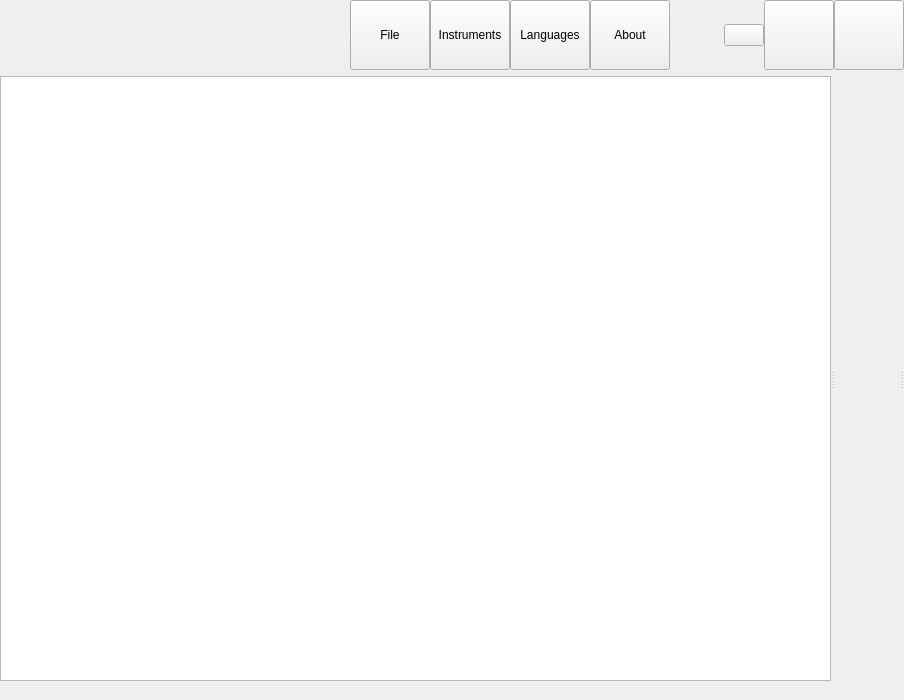
<?xml version="1.0" encoding="UTF-8"?>
<ui version="4.0">
 <class>MainWindow</class>
 <widget class="QMainWindow" name="MainWindow">
  <property name="geometry">
   <rect>
    <x>0</x>
    <y>0</y>
    <width>904</width>
    <height>700</height>
   </rect>
  </property>
  <property name="windowTitle">
   <string>IPS-configurator</string>
  </property>
  <property name="styleSheet">
   <string notr="true"/>
  </property>
  <widget class="QWidget" name="centralwidget">
   <layout class="QGridLayout" name="gridLayout_3">
    <property name="leftMargin">
     <number>0</number>
    </property>
    <property name="topMargin">
     <number>0</number>
    </property>
    <property name="rightMargin">
     <number>0</number>
    </property>
    <property name="bottomMargin">
     <number>0</number>
    </property>
    <item row="0" column="0">
     <widget class="QWidget" name="w_top_menu" native="true">
      <property name="maximumSize">
       <size>
        <width>16777215</width>
        <height>70</height>
       </size>
      </property>
      <property name="styleSheet">
       <string notr="true"/>
      </property>
      <layout class="QGridLayout" name="gridLayout_4">
       <property name="leftMargin">
        <number>0</number>
       </property>
       <property name="topMargin">
        <number>0</number>
       </property>
       <property name="rightMargin">
        <number>0</number>
       </property>
       <property name="bottomMargin">
        <number>0</number>
       </property>
       <property name="spacing">
        <number>0</number>
       </property>
       <item row="0" column="0">
        <widget class="QWidget" name="w_block_logo" native="true">
         <property name="minimumSize">
          <size>
           <width>350</width>
           <height>70</height>
          </size>
         </property>
         <property name="maximumSize">
          <size>
           <width>350</width>
           <height>70</height>
          </size>
         </property>
         <property name="styleSheet">
          <string notr="true"/>
         </property>
         <layout class="QHBoxLayout" name="hlay2">
          <property name="spacing">
           <number>0</number>
          </property>
          <property name="leftMargin">
           <number>0</number>
          </property>
          <property name="topMargin">
           <number>0</number>
          </property>
          <property name="rightMargin">
           <number>0</number>
          </property>
          <property name="bottomMargin">
           <number>0</number>
          </property>
         </layout>
        </widget>
       </item>
       <item row="0" column="1">
        <widget class="QPushButton" name="b_file">
         <property name="minimumSize">
          <size>
           <width>0</width>
           <height>70</height>
          </size>
         </property>
         <property name="cursor">
          <cursorShape>PointingHandCursor</cursorShape>
         </property>
         <property name="styleSheet">
          <string notr="true"/>
         </property>
         <property name="text">
          <string>File</string>
         </property>
        </widget>
       </item>
       <item row="0" column="2">
        <widget class="QPushButton" name="b_instruments">
         <property name="minimumSize">
          <size>
           <width>0</width>
           <height>70</height>
          </size>
         </property>
         <property name="cursor">
          <cursorShape>PointingHandCursor</cursorShape>
         </property>
         <property name="text">
          <string>Instruments</string>
         </property>
        </widget>
       </item>
       <item row="0" column="3">
        <widget class="QPushButton" name="b_lang">
         <property name="minimumSize">
          <size>
           <width>0</width>
           <height>70</height>
          </size>
         </property>
         <property name="cursor">
          <cursorShape>PointingHandCursor</cursorShape>
         </property>
         <property name="text">
          <string>Languages</string>
         </property>
        </widget>
       </item>
       <item row="0" column="4">
        <widget class="QPushButton" name="b_about">
         <property name="minimumSize">
          <size>
           <width>0</width>
           <height>70</height>
          </size>
         </property>
         <property name="cursor">
          <cursorShape>PointingHandCursor</cursorShape>
         </property>
         <property name="text">
          <string>About</string>
         </property>
        </widget>
       </item>
       <item row="0" column="5">
        <spacer name="hs_top">
         <property name="orientation">
          <enum>Qt::Horizontal</enum>
         </property>
         <property name="sizeHint" stdset="0">
          <size>
           <width>40</width>
           <height>20</height>
          </size>
         </property>
        </spacer>
       </item>
       <item row="0" column="6">
        <widget class="QWidget" name="w_close_hide" native="true">
         <layout class="QHBoxLayout" name="horizontalLayout">
          <property name="spacing">
           <number>0</number>
          </property>
          <property name="leftMargin">
           <number>0</number>
          </property>
          <property name="topMargin">
           <number>0</number>
          </property>
          <property name="rightMargin">
           <number>0</number>
          </property>
          <property name="bottomMargin">
           <number>0</number>
          </property>
          <item>
           <widget class="QPushButton" name="c_compress">
            <property name="text">
             <string/>
            </property>
           </widget>
          </item>
          <item>
           <widget class="QPushButton" name="f_folding">
            <property name="minimumSize">
             <size>
              <width>70</width>
              <height>70</height>
             </size>
            </property>
            <property name="maximumSize">
             <size>
              <width>70</width>
              <height>70</height>
             </size>
            </property>
            <property name="cursor">
             <cursorShape>PointingHandCursor</cursorShape>
            </property>
            <property name="toolTip">
             <string>Turn</string>
            </property>
            <property name="styleSheet">
             <string notr="true"/>
            </property>
            <property name="text">
             <string/>
            </property>
           </widget>
          </item>
          <item>
           <widget class="QPushButton" name="b_exit">
            <property name="minimumSize">
             <size>
              <width>70</width>
              <height>70</height>
             </size>
            </property>
            <property name="maximumSize">
             <size>
              <width>70</width>
              <height>70</height>
             </size>
            </property>
            <property name="cursor">
             <cursorShape>PointingHandCursor</cursorShape>
            </property>
            <property name="toolTip">
             <string>Exit</string>
            </property>
            <property name="styleSheet">
             <string notr="true"/>
            </property>
            <property name="text">
             <string/>
            </property>
           </widget>
          </item>
         </layout>
        </widget>
       </item>
      </layout>
     </widget>
    </item>
    <item row="1" column="0">
     <widget class="QSplitter" name="sp2">
      <property name="orientation">
       <enum>Qt::Horizontal</enum>
      </property>
      <widget class="QSplitter" name="sp1">
       <property name="orientation">
        <enum>Qt::Horizontal</enum>
       </property>
       <widget class="QTreeView" name="tw_tree">
        <property name="minimumSize">
         <size>
          <width>0</width>
          <height>100</height>
         </size>
        </property>
        <property name="contextMenuPolicy">
         <enum>Qt::ActionsContextMenu</enum>
        </property>
        <property name="autoFillBackground">
         <bool>false</bool>
        </property>
        <property name="frameShape">
         <enum>QFrame::StyledPanel</enum>
        </property>
        <property name="frameShadow">
         <enum>QFrame::Sunken</enum>
        </property>
        <property name="midLineWidth">
         <number>5</number>
        </property>
        <property name="editTriggers">
         <set>QAbstractItemView::DoubleClicked</set>
        </property>
        <property name="tabKeyNavigation">
         <bool>false</bool>
        </property>
        <property name="showDropIndicator" stdset="0">
         <bool>false</bool>
        </property>
        <property name="dragEnabled">
         <bool>false</bool>
        </property>
        <property name="dragDropOverwriteMode">
         <bool>false</bool>
        </property>
        <property name="alternatingRowColors">
         <bool>false</bool>
        </property>
        <property name="selectionMode">
         <enum>QAbstractItemView::NoSelection</enum>
        </property>
        <property name="selectionBehavior">
         <enum>QAbstractItemView::SelectColumns</enum>
        </property>
        <property name="autoExpandDelay">
         <number>-1</number>
        </property>
        <property name="indentation">
         <number>0</number>
        </property>
        <property name="rootIsDecorated">
         <bool>true</bool>
        </property>
        <property name="uniformRowHeights">
         <bool>true</bool>
        </property>
        <property name="itemsExpandable">
         <bool>true</bool>
        </property>
        <property name="sortingEnabled">
         <bool>false</bool>
        </property>
        <property name="animated">
         <bool>true</bool>
        </property>
        <property name="allColumnsShowFocus">
         <bool>false</bool>
        </property>
        <property name="wordWrap">
         <bool>true</bool>
        </property>
        <property name="headerHidden">
         <bool>true</bool>
        </property>
        <property name="expandsOnDoubleClick">
         <bool>true</bool>
        </property>
        <attribute name="headerVisible">
         <bool>false</bool>
        </attribute>
       </widget>
       <widget class="QWidget" name="tw_container" native="true">
        <layout class="QGridLayout" name="gridLayout">
         <property name="leftMargin">
          <number>10</number>
         </property>
         <property name="topMargin">
          <number>20</number>
         </property>
         <property name="rightMargin">
          <number>10</number>
         </property>
         <property name="bottomMargin">
          <number>0</number>
         </property>
         <property name="spacing">
          <number>0</number>
         </property>
         <item row="0" column="0">
          <widget class="QWidget" name="tw_content" native="true"/>
         </item>
        </layout>
       </widget>
      </widget>
      <widget class="QWidget" name="tw_settings_container" native="true">
       <layout class="QGridLayout" name="gridLayout_2">
        <property name="leftMargin">
         <number>0</number>
        </property>
        <property name="topMargin">
         <number>20</number>
        </property>
        <property name="rightMargin">
         <number>0</number>
        </property>
        <property name="bottomMargin">
         <number>0</number>
        </property>
        <property name="spacing">
         <number>0</number>
        </property>
        <item row="0" column="0">
         <widget class="QWidget" name="tw_settings" native="true"/>
        </item>
       </layout>
      </widget>
     </widget>
    </item>
   </layout>
  </widget>
  <widget class="QStatusBar" name="m_statusbar">
   <property name="sizeGripEnabled">
    <bool>false</bool>
   </property>
  </widget>
 </widget>
 <resources/>
 <connections/>
 <slots>
  <slot>onDigitalSectionItemClicked(QTreeWidgetItem*,int)</slot>
  <slot>on_pushButtonGroups()</slot>
  <slot>on_pushButtonNetwork()</slot>
  <slot>on_pushButtonRs()</slot>
  <slot>on_pushButtonFirmware()</slot>
  <slot>on_pushButtonProgrammer()</slot>
 </slots>
</ui>
